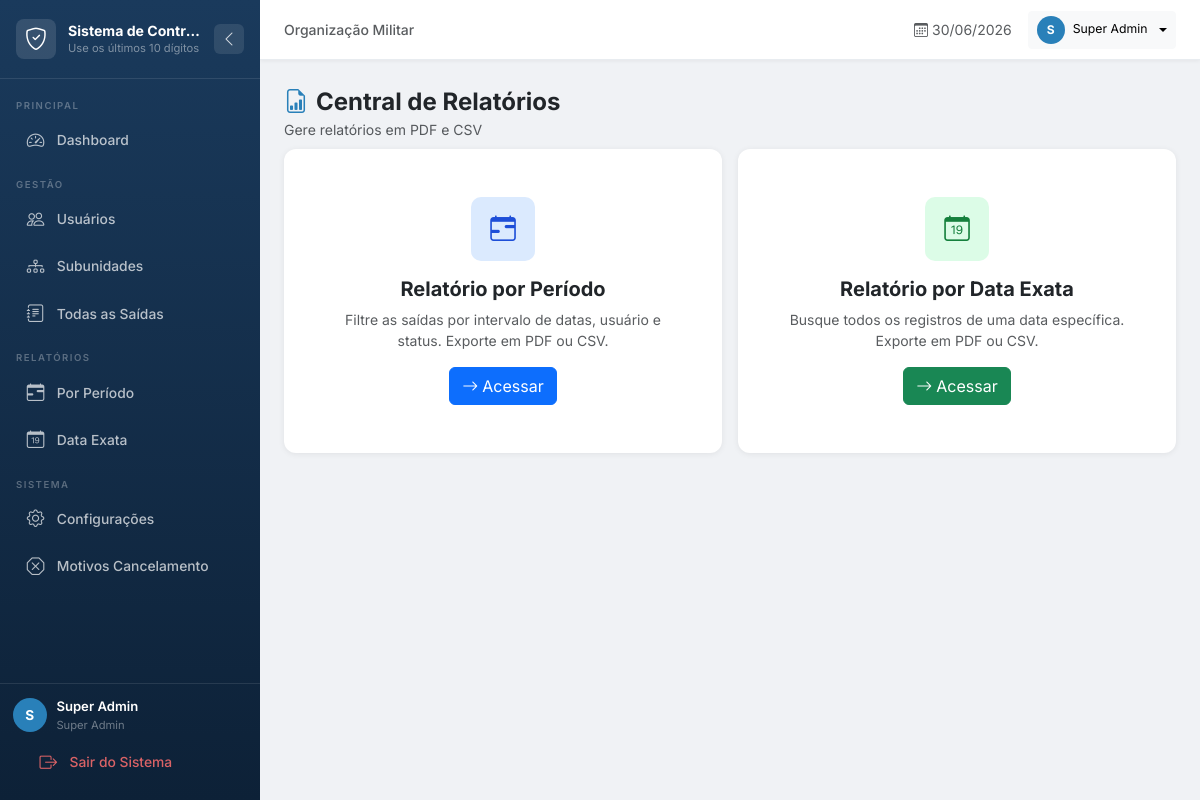
/relatorios/ (signed in), run on the app's committed database.
### app/models/__init__.py (models this page shows, shortened)
class ConfigSistema(db.Model):
    __tablename__ = "config_sistema"
    id        = db.Column(db.Integer, primary_key=True)
    chave     = db.Column(db.String(100), unique=True, nullable=False)
    valor     = db.Column(db.Text, nullable=True)
    descricao = db.Column(db.String(255), nullable=True)
    tipo      = db.Column(db.String(20), default="texto")

class Usuario(UserMixin, db.Model):
    __tablename__ = "usuarios"
    id            = db.Column(db.Integer, primary_key=True)
    cpf           = db.Column(db.String(14), unique=True, nullable=False, index=True)
    nome          = db.Column(db.String(100), nullable=False)
    senha_hash    = db.Column(db.String(255), nullable=False)
    tipo          = db.Column(
        db.Enum(*TipoUsuario.TODOS, name="tipo_usuario"),
        nullable=False,
        default=TipoUsuario.USUARIO,
    )
    ativo         = db.Column(db.Boolean, default=True, nullable=False)
    data_criacao  = db.Column(db.DateTime, default=datetime.utcnow, nullable=False)
    foto          = db.Column(db.String(255), nullable=True)
    subunidade_id = db.Column(
        db.Integer,
        db.ForeignKey("subunidades.id", ondelete="SET NULL"),
        nullable=True,
        index=True,
    )
    telefone      = db.Column(db.String(20), nullable=True)
    email         = db.Column(db.String(120), nullable=True)
    registros = db.relationship(
        "Registro",
        backref="usuario",
        lazy="dynamic",
        foreign_keys="Registro.cpf_usuario",
        primaryjoin="Usuario.cpf == Registro.cpf_usuario",
        cascade="all, delete-orphan",
    )
    @property
    def is_admin(self) -> bool:
        return self.tipo == TipoUsuario.ADMIN

### app/routes/reports.py (the view)
@reports_bp.route("/")
@login_required
@admin_required
def index():
    usuarios = Usuario.query.filter_by(tipo="usuario").order_by(Usuario.nome).all()
    return render_template("reports/index.html", usuarios=usuarios)

### app/context_processors.py (called while the page is built)
def register_context_processors(app) -> None:
    @app.context_processor
    def inject_globals() -> dict:
        try:
            configs = {c.chave: c.valor for c in ConfigSistema.query.all()}
        except Exception:
            configs = {}
        return {
            "config_sistema": configs,
            "now": datetime.now(),
        }

### app/models/__init__.py (called while the page is built)
@login_manager.user_loader
def load_user(user_id: str) -> "Usuario | None":
    try:
        return db.session.get(Usuario, int(user_id))
    except (ValueError, TypeError):
        return None

### app/routes/reports.py (called while the page is built)
def admin_required(f):
    @wraps(f)
    def decorated(*args, **kwargs):
        if not current_user.is_authenticated or not current_user.is_admin:
            flash("Acesso restrito ao administrador.", "danger")
            return redirect(url_for("auth.login"))
        return f(*args, **kwargs)
    return decorated

### app/templates/reports/index.html (shortened to what this page needs)
{% extends 'base.html' %}
{% block content %}
<div class="page-header">
    <h4 class="mb-0 fw-bold">
        <i class="bi bi-file-earmark-bar-graph me-2" style="color:var(--cor-secundaria);"></i>Central de Relatórios
    </h4>
    <small class="text-muted">Gere relatórios em PDF e CSV</small>
</div>
<div class="row g-3">
    <div class="col-md-6">
        <div class="card h-100">
            <div class="card-body d-flex flex-column align-items-center text-center p-5">
                <div class="stat-icon mb-3" style="background:#dbeafe;width:64px;height:64px;">
                    <i class="bi bi-calendar-range" style="color:#1d4ed8;font-size:1.6rem;"></i>
                </div>
                <h5 class="fw-bold">Relatório por Período</h5>
                <p class="text-muted" style="font-size:0.875rem;">
                    Filtre as saídas por intervalo de datas, usuário e status.
                    Exporte em PDF ou CSV.
                </p>
                <a href="{{ url_for('reports.por_periodo') }}" class="btn btn-primary mt-auto">
                    <i class="bi bi-arrow-right me-1"></i>Acessar
                </a>
            </div>
        </div>
    </div>
    <div class="col-md-6">
        <div class="card h-100">
            <div class="card-body d-flex flex-column align-items-center text-center p-5">
                <div class="stat-icon mb-3" style="background:#dcfce7;width:64px;height:64px;">
                    <i class="bi bi-calendar-date" style="color:#15803d;font-size:1.6rem;"></i>
                </div>
                <h5 class="fw-bold">Relatório por Data Exata</h5>
                <p class="text-muted" style="font-size:0.875rem;">
                    Busque todos os registros de uma data específica.
                    Exporte em PDF ou CSV.
                </p>
                <a href="{{ url_for('reports.data_exata') }}" class="btn btn-success mt-auto">
                    <i class="bi bi-arrow-right me-1"></i>Acessar
                </a>
            </div>
        </div>
    </div>
</div>
{% endblock %}

### app/templates/base.html (shortened to what this page needs)
<!DOCTYPE html>
<html lang="pt-br">
<head>
    <link href="https://cdn.jsdelivr.net/npm/bootstrap@5.3.2/dist/css/bootstrap.min.css" rel="stylesheet">
    <link href="https://cdn.jsdelivr.net/npm/bootstrap-icons@1.11.3/font/bootstrap-icons.min.css" rel="stylesheet">
</head>
<body>
<nav id="sidebar" aria-label="Menu lateral">
    <div class="sidebar-brand">
        {% if config_sistema.get('logo') %}
            <img src="{{ url_for('static', filename='uploads/' + config_sistema.get('logo')) }}" alt="Logo">
        {% else %}
            <div class="brand-icon d-flex align-items-center justify-content-center">
                <i class="bi bi-shield-check" style="color:#fff;font-size:1.4rem;"></i>
            </div>
        {% endif %}
        <div class="brand-text">
            <div class="brand-name">{{ config_sistema.get('nome_sistema', 'Controle de Saídas') }}</div>
            <div class="brand-sub">{{ config_sistema.get('subtitulo', 'Sistema de Gestão') }}</div>
        </div>
        <button class="sidebar-toggle d-none d-md-flex" id="sidebarToggle" onclick="toggleCollapse()" title="Recolher/expandir menu">
            <i class="bi bi-chevron-left" id="toggleIcon"></i>
        </button>
    </div>
    <div class="sidebar-nav">
        {% if current_user.is_admin %}
            <div class="nav-section">Principal</div>
            <a href="{{ url_for('admin.dashboard') }}" class="nav-link {% if request.endpoint == 'admin.dashboard' %}active{% endif %}" title="Dashboard">
                <i class="bi bi-speedometer2"></i><span class="link-text"> Dashboard</span>
            </a>
            <div class="nav-section">Gestão</div>
            <a href="{{ url_for('admin.listar_usuarios') }}" class="nav-link {% if 'usuario' in request.endpoint %}active{% endif %}" title="Usuários">
                <i class="bi bi-people"></i><span class="link-text"> Usuários</span>
            </a>
            <a href="{{ url_for('admin.listar_subunidades') }}" class="nav-link {% if 'subunidade' in request.endpoint %}active{% endif %}" title="Subunidades">
                <i class="bi bi-diagram-3"></i><span class="link-text"> Subunidades</span>
            </a>
            <a href="{{ url_for('admin.listar_saidas') }}" class="nav-link {% if 'saidas' in request.endpoint %}active{% endif %}" title="Saídas">
                <i class="bi bi-journal-text"></i><span class="link-text"> Todas as Saídas</span>
            </a>
            <div class="nav-section">Relatórios</div>
            <a href="{{ url_for('reports.por_periodo') }}" class="nav-link {% if 'periodo' in request.endpoint %}active{% endif %}" title="Por Período">
                <i class="bi bi-calendar-range"></i><span class="link-text"> Por Período</span>
            </a>
            <a href="{{ url_for('reports.data_exata') }}" class="nav-link {% if 'exata' in request.endpoint %}active{% endif %}" title="Data Exata">
                <i class="bi bi-calendar-date"></i><span class="link-text"> Data Exata</span>
            </a>
            <div class="nav-section">Sistema</div>
            <a href="{{ url_for('admin.configuracoes') }}" class="nav-link {% if 'configuracoes' in request.endpoint %}active{% endif %}" title="Configurações">
                <i class="bi bi-gear"></i><span class="link-text"> Configurações</span>
            </a>
            <a href="{{ url_for('admin.listar_motivos') }}" class="nav-link {% if 'motivo' in request.endpoint %}active{% endif %}" title="Motivos de Cancelamento">
                <i class="bi bi-x-octagon"></i><span class="link-text"> Motivos Cancelamento</span>
            </a>
        {% endif %}
    </div>
    <div class="sidebar-footer">
        <div class="footer-user">
            {% if current_user.foto %}
                <img src="{{ url_for('static', filename='uploads/' + current_user.foto) }}" class="user-avatar" alt="">
            {% else %}
                <div class="user-avatar-placeholder">{{ current_user.nome[0].upper() }}</div>
            {% endif %}
            <div class="footer-user-info">
                <div style="color:#fff;font-size:0.82rem;font-weight:600;white-space:nowrap;overflow:hidden;text-overflow:ellipsis;">{{ current_user.nome }}</div>
                <div style="color:rgba(255,255,255,0.4);font-size:0.7rem;">{{ 'Super Admin' if current_user.is_admin else 'Usuário' }}</div>
            </div>
        </div>
        <a href="{{ url_for('auth.logout') }}" class="nav-link" style="color:rgba(255,110,110,0.85);" title="Sair">
            <i class="bi bi-box-arrow-right"></i><span class="link-text"> Sair do Sistema</span>
        </a>
    </div>
</nav>
<div id="main-content">
    <div class="topbar gap-2">
        <span class="text-muted small fw-medium d-none d-md-block">
            {{ config_sistema.get('organizacao', 'Organização OM') }}
        </span>
        <div class="ms-auto d-flex align-items-center gap-3">
            <span class="text-muted small d-none d-sm-block">
                <i class="bi bi-calendar3 me-1"></i>{{ now.strftime('%d/%m/%Y') }}
            </span>
            <div class="dropdown">
                <button class="btn btn-sm btn-light dropdown-toggle d-flex align-items-center gap-2" data-bs-toggle="dropdown">
                    {% if current_user.foto %}
                        <img src="{{ url_for('static', filename='uploads/' + current_user.foto) }}" class="user-avatar" style="width:28px;height:28px;" alt="">
                    {% else %}
                        <div class="user-avatar-placeholder" style="width:28px;height:28px;font-size:0.75rem;">{{ current_user.nome[0].upper() }}</div>
                    {% endif %}
                    <span class="d-none d-sm-block small">{{ current_user.nome }}</span>
                </button>
            </div>
        </div>
    </div>
    <div class="container-fluid p-3 p-md-4">
        {% block content %}{% endblock %}
    </div>
</div>
</body>
</html>

### data on the page
ConfigSistema: get "Sistema de Contr…"
ConfigSistema: get "Use os últimos 10 dígitos…"
Usuario: nome "S", nome "Super Admin", tipo "Super Admin"
ConfigSistema: get "Organização Militar"
